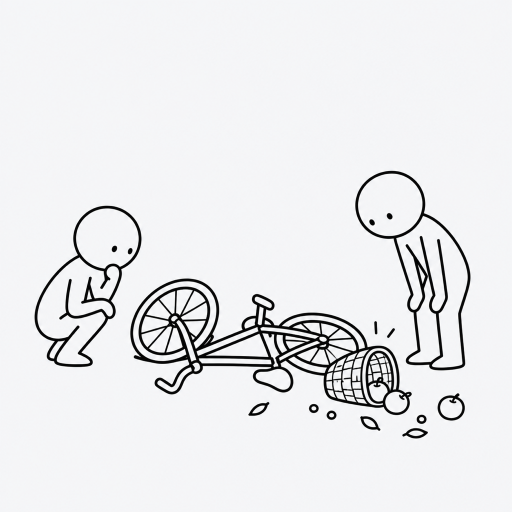
#> input picture output/imagegen/middle2-unit1/affair.png, 1024 x 1024 px (shown at 1/2 size)
$ python -i generate_unit47_lora.py   (imports and definitions only)
#> lines starting #> are read from the running program, lines starting #| are printed output that depends on the picture; after the words box and inside, x2 and y2 are one past the last pixel; in counts of white or black regions, pixels touching at a corner belong together
#!/usr/bin/env python3
"""
ComfyUI SDXL + ColoringBook LoRA 자동 생성 스크립트: 중학 2학년 47유닛 (20단어)
- 스타일: 초미니멀 귀여운 둥근 머리 두들 스틱맨 (가는 선 한 줄 팔다리, 위트 있는 행동 연출)
- 순수 흑백 라인아트 (Monochrome pure line art)
- 스마트 배경 누끼 투명화 (Transparent PNG)
"""

import argparse
import json
import os
import shutil
import time
import urllib.parse
import urllib.request

COMFY_URL = "http://127.0.0.1:8188"
PROJECT_ROOT = os.path.dirname(os.path.dirname(os.path.abspath(__file__)))
ASSETS_WORDS_DIR = os.path.join(PROJECT_ROOT, "assets", "words")
COMFY_OUTPUT_DIR = "/Users/ijaegwang/ComfyUI-Installs/ComfyUI/ComfyUI/output"

UNIT_47_WORDS = [
    {
        "id": "m2-921",
        "word": "excited",
        "meaning": "흥분한",
        "scene": "one cute stick figure person jumping high in the air with arms spread wide, huge cheerful open mouth smile with dot eyes, celebratory curved action burst lines around him",
    },
    {
        "id": "m2-922",
        "word": "alive",
        "meaning": "살아있는",
        "scene": "a cute happy stick figure person joyfully watering a tiny smiling plant sprout with a watering can, tiny cute hearts and life sparkles floating",
    },
    {
        "id": "m2-923",
        "word": "brown",
        "meaning": "갈색의, 갈색",
        "scene": "a cute stick figure person happily holding up a giant chocolate donut with a bite taken out, smiling playfully",
    },
    {
        "id": "m2-924",
        "word": "different",
        "meaning": "다른",
        "scene": "three stick figure people standing in a row, two are standing straight and plain, while the middle stick figure is wearing funny oversized sunglasses and striking a goofy funny dance pose",
    },
    {
        "id": "m2-925",
        "word": "difficult",
        "meaning": "어려운",
        "scene": "a confused stick figure person scratching head, looking comically puzzled at a giant single jigsaw puzzle piece taller than himself with a tiny question mark over his head",
    },
    {
        "id": "m2-926",
        "word": "interesting",
        "meaning": "재미있는",
        "scene": "a curious stick figure person holding a giant magnifying glass inspecting a tiny cute snail, sparkling wide fascinated eyes",
    },
    {
        "id": "m2-927",
        "word": "unlike",
        "meaning": "같지 않은",
        "scene": "two stick figures side by side, one is calm and sleeping peacefully, while the other is bouncing wildly with energetic motion zigzag lines",
    },
    {
        "id": "m2-928",
        "word": "least",
        "meaning": "가장 적은, 최소한의",
        "scene": "a funny sad stick figure person holding only one tiny coin in an open empty wallet, standing beside a giant tall stack of coins",
    },
    {
        "id": "m2-929",
        "word": "afraid",
        "meaning": "무서워하여",
        "scene": "a frightened stick figure person with hands raised in shock and trembling knees, startled by a dark cave opening or tiny shadow, panic action lines",
    },
    {
        "id": "m2-930",
        "word": "cool",
        "meaning": "서늘한, 냉정한",
        "scene": "a very chill stick figure person wearing black shades relaxing comfortably right in front of a blowing electric fan, wind breeze lines",
    },
    {
        "id": "m2-931",
        "word": "pretty",
        "meaning": "예쁜, 상당히",
        "scene": "a charming sweet stick figure character wearing a simple flower in hair, admiring reflection in a small handheld mirror with cute blushing cheek dots",
    },
    {
        "id": "m2-932",
        "word": "kind",
        "meaning": "친절한, 종류",
        "scene": "a gentle kind stick figure person generously holding an umbrella over a tiny shivering soaked bird in the rain with a sweet warm smile",
    },
    {
        "id": "m2-933",
        "word": "sick",
        "meaning": "병든, 싫증난",
        "scene": "a sick stick figure person tucked under a blanket with a thermometer in mouth and an ice pack on head, droopy sad eyes",
    },
    {
        "id": "m2-934",
        "word": "useless",
        "meaning": "쓸모없는",
        "scene": "a comically disappointed stick figure person holding an umbrella full of big holes while rain pours right through onto head, funny sweat drops",
    },
    {
        "id": "m2-935",
        "word": "busy",
        "meaning": "바쁜",
        "scene": "a frantic busy stick figure person with multiple funny comic motion blur arms holding a ringing telephone, typing on a laptop, and checking a watch",
    },
    {
        "id": "m2-936",
        "word": "early",
        "meaning": "일찍이",
        "scene": "a bright energetic stick figure person in running sneakers stretching early in the morning with a cute rising sun yawning in the background",
    },
    {
        "id": "m2-937",
        "word": "past",
        "meaning": "과거의, ~을 지나서",
        "scene": "a stick figure person walking forward cheerfully through a door frame with arrow signs pointing forward, waving goodbye to an old calendar behind",
    },
    {
        "id": "m2-938",
        "word": "dark",
        "meaning": "어두운",
        "scene": "a brave stick figure person holding a glowing flashlight beam into an inky dark opening, illuminating a tiny friendly smiling ghost or bat",
    },
    {
        "id": "m2-939",
        "word": "cloudy",
        "meaning": "구름이 낀",
        "scene": "a cute stick figure person looking up at a giant fluffy cartoon cloud that is gently covering the sun, simple sky doodle",
    },
    {
        "id": "m2-940",
        "word": "short",
        "meaning": "짧은, 키가 작은",
        "scene": "a very short tiny cute stick figure kid standing on tiptoes next to an absurdly tall sunflower or ladder, looking way up high with round eyes",
    },
]


# [86 lines left out: function build_workflow, not called in this run]


def make_transparent(src_path, dest_path):
    """
    모서리와 연결된 외부 흰색 배경을 투명(0)으로 날리고
    검은색 굵은 마커 라인과 캐릭터 본체는 선명하게 보존
    """
#> called with dest_path = 'out.png'
    try:
        from PIL import Image
        import numpy as np
        from scipy import ndimage

        img = Image.open(src_path).convert("RGB")
#> img is the input picture: PIL image 1024x1024 RGB; mean R, G, B 233.1, 233.6, 235.4
        arr = np.array(img)
        gray = np.mean(arr, axis=2)

        white_mask = gray > 230
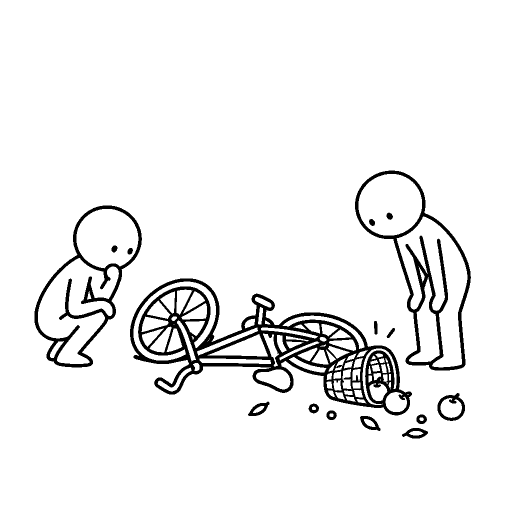
#> white_mask: shape (1024, 1024) bool (shown at 1/2 size); 94.1% white; 17 black regions (1 under 20 px), largest, box (x1, y1, x2, y2) and area: (260, 557, 824, 831) 36160, (710, 341, 942, 741) 11914, (69, 411, 284, 735) 9617
        labeled, _ = ndimage.label(white_mask)
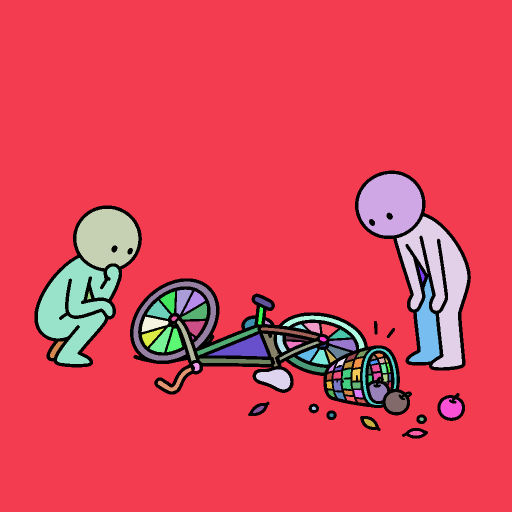
#> labeled: shape (1024, 1024) int32 (shown at 1/2 size); 118 distinct labels, from 0 to 117; one colour per label, 0 black

        border_labels = set()
        border_labels.update(labeled[0, :])
        border_labels.update(labeled[-1, :])
        border_labels.update(labeled[:, 0])
        border_labels.update(labeled[:, -1])
        border_labels.discard(0)

        outer_bg = np.isin(labeled, list(border_labels))
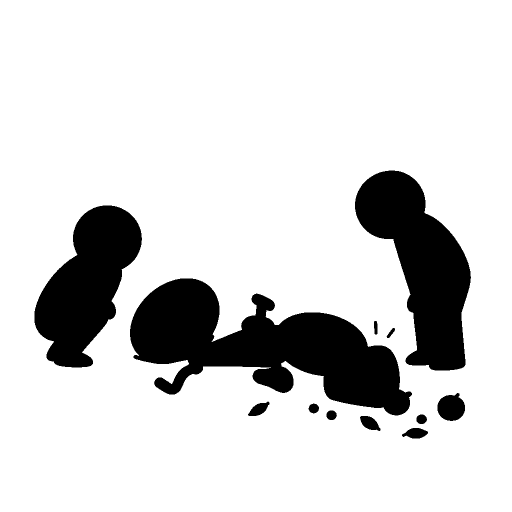
#> outer_bg: shape (1024, 1024) bool (shown at 1/2 size); 83.9% white; 12 black regions, largest, box (x1, y1, x2, y2) and area: (260, 557, 824, 831) 75481, (710, 341, 942, 741) 47742, (69, 411, 284, 735) 39394

        alpha = np.full((img.height, img.width), 255, dtype=np.uint8)
        alpha[outer_bg] = 0

        dilated = ndimage.binary_dilation(outer_bg, iterations=2)
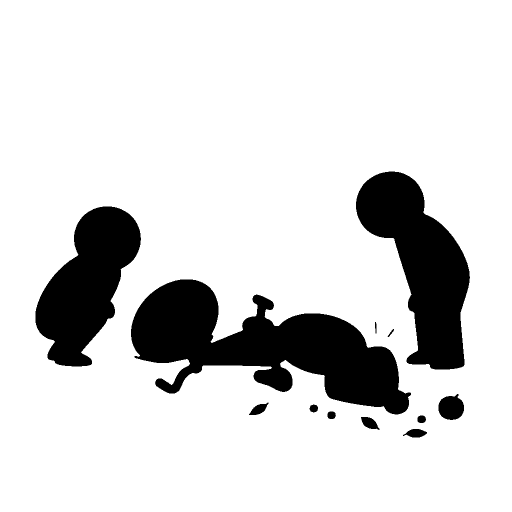
#> dilated: shape (1024, 1024) bool (shown at 1/2 size); 84.8% white; 12 black regions, largest, box (x1, y1, x2, y2) and area: (262, 559, 822, 829) 71615, (712, 343, 940, 739) 45716, (71, 413, 282, 733) 37767
        edge_zone = dilated & ~outer_bg
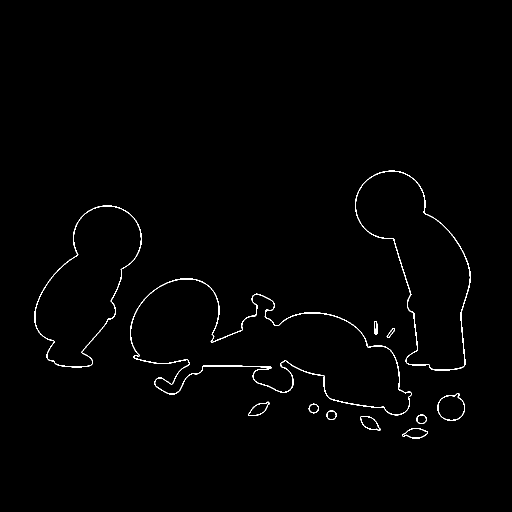
#> edge_zone: shape (1024, 1024) bool (shown at 1/2 size); 0.85% white in thin lines or dots, all inside (x1, y1, x2, y2) = (69, 341, 942, 877)

        for y, x in zip(*np.where(edge_zone)):
            v = 255 - gray[y, x]
            alpha[y, x] = int(min(255, v * 1.8))
#> this loop made 8938 passes
#> (y, x, v) on passes 1 to 3: (341, 777, 36.67), (341, 778, 49), (341, 779, 61)
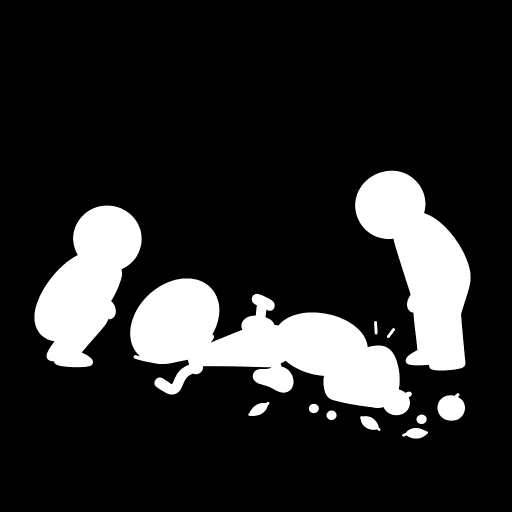
#> alpha: shape (1024, 1024) (shown at 1/2 size); min 0, max 255, mean 40.6

        rgba = np.dstack((arr, alpha))
        out = Image.fromarray(rgba, "RGBA")
        out.save(dest_path)
        return True
    except Exception as e:
        print(f" 투명화 변환 오류 ({e}), 일반 복사 수행")
        shutil.copy(src_path, dest_path)
        return False


# [82 lines left out: functions queue_prompt, wait_for_prompt, main, not called in this run]


# [2 lines not run here, left out]

>>> result = make_transparent('../output/imagegen/middle2-unit1/affair.png', 'out.png')
